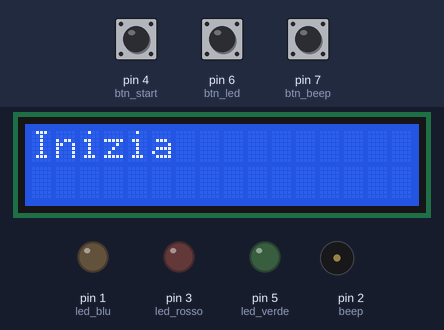
Bench run of a sketch on a simulated Arduino Uno, built with avr-gcc and run on an emulated ATmega328P. Parts: 16×2 character LCD, output pins drawn as LEDs (lit = HIGH), buzzer (waves = sounding, pin HIGH). Inputs (shaded band) come from the test bench; at power-on: pin 4 (btn_start) LOW, pin 6 (btn_led) LOW, pin 7 (btn_beep) LOW. Random numbers use the default seed unless the sketch sets one.

Above: at 1.2 s.
1.3 s: pin 4 (btn_start) pulled HIGH for 0.15 s
At 2.0 s:
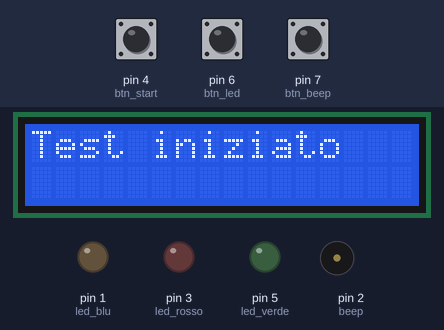
At 3.6 s:
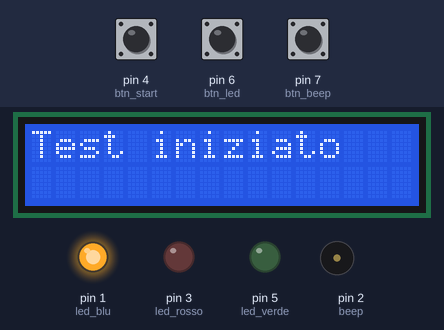
4.4 s: pin 6 (btn_led) pulled HIGH for 0.15 s
At 5.5 s:
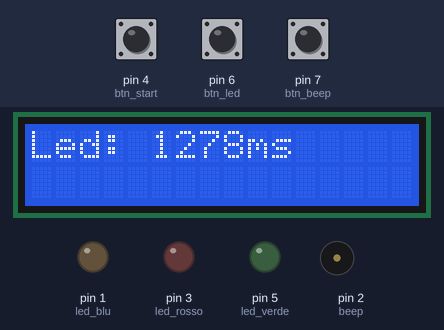
Timing chart, 0 to 10.2 s (numbered marks = the images above; inputs shaded):
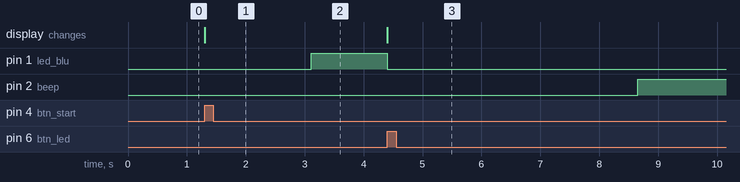

Measured:
- after the input at 1.3 s, pin 1 (led_blu): LOW → HIGH after 1.8 s; the display: changes at once (image 1)
- after the input at 4.4 s, pin 1 (led_blu): HIGH → LOW at once; pin 2 (beep): LOW → HIGH after 4.3 s; the display: changes at once (image 3)

The sketch:

OgnibenMichele_A_TestReazione.ino
```cpp
            //  richiamazione della libreria per utilizzare lo schermo lcd
#include <LiquidCrystal.h>;
LiquidCrystal lcd(8, 9, 10, 11, 12, 13);

            //  variabili di input
int btn_start;              //  pin del bottone utilizzato per l'inizio del test
int btn_led;                //  pin del bottone utilizzato per spegnere il led
int btn_beep;               //  pin del bottone utilizzato per spegnere il buzzer

            //  variabili di output
int beep;                   //  pin del buzzer che si accende durante il test di reazione uditivo
int led_blu;                //  pin del led che si accende durante il test di reazione visivo
int led_rosso;              //  pin del led rosso del led rgb (si accende se il test non è valido o è fallito)
int led_verde;              //  pin del led verde del led rgb (si accende se il test viene superato)

            //  variabili numeriche
int ris1;                   //  risultato del primo test di reazione (visivo)
int ris2;                   //  risultato del secondo test di reazione (uditivo)
int tempo_max;              //  tempo entro il quale l'utente deve completare il test
int led;                    //  variabile che indica se il led rgb si dovrà accendere rosso o verde in base al risultato dei due test


int conteggioTempo(int pin, int button, int linea, String test){
    delay(random(1000, 5000));                    //  aspetto il tempo random ed accendo il led / buzzer
    digitalWrite(pin, HIGH);
    int ris = 0;
    while (digitalRead(button) == LOW){           //  while che calcola il tempo di reazione aumentando di 1 ogni millisecondo
      ris++;
      delay(1);
    }
    lcd.setCursor(0, linea);
    lcd.print(test + String(ris) + "ms       ");
    digitalWrite(pin, LOW);                       //  stampo il risultato e spengo il led / buzzer
    if (ris <= tempo_max){led = led_verde;}
    else{led = led_rosso;}
    return ris;
}


void setup() {      //  inizializzazione dello schermo lcd di dimensioni 16x2
  lcd.begin(16, 2);
                    //  pin
  led_blu    = 1;
  beep       = 2;
  led_rosso  = 3;   //  porta PWM per l'effetto dissolvenza
  btn_start  = 4;
  led_verde  = 5;   //  porta PWM per l'effetto dissolvenza
  btn_led    = 6;
  btn_beep   = 7;
                    //  variabili
  tempo_max  = 500;

  pinMode(btn_start,  INPUT);
  pinMode(btn_led,    INPUT);
  pinMode(btn_beep,   INPUT);

  pinMode(led_blu,    OUTPUT);
  pinMode(led_rosso,  OUTPUT);
  pinMode(led_verde,  OUTPUT);
  pinMode(beep,       OUTPUT);
}


void loop() {
  lcd.clear();
  lcd.print("Inizia");
  delay(300);
  while (digitalRead(btn_start) == LOW) {};       //  non inizierà nulla fino a che non verrà premuto il bottone
  lcd.clear();
  lcd.print("Test iniziato");
  led = led_rosso;
                                                  //  metodo per il calcolo del tempo di reazione al led
  ris1 = conteggioTempo(led_blu, btn_led,  0, "Led: ");

  if (ris1 < 100){                                //  se il risultato del primo test è minore di 100 l'utente ha "barato" e il test viene annullato
    lcd.clear();
    lcd.print("Test non valido");
  }else{                                          //  metodo per il calcolo del tempo di reazione al buzzer
    ris2 = conteggioTempo(beep, btn_beep, 1, "Suono: ");
    if (ris2 < 100){                              //  se il risultato del secondo test è minore di 100 l'utente ha "barato" e il test viene annullato
      lcd.clear();
      lcd.print("Test non valido");
    }
  }

  while(digitalRead(btn_start) == LOW){           //  ciclo per l'effetto dissolvenza del led
    for (int i = 0; i <= 255; i++){
      if (digitalRead(btn_start) == HIGH){ break; }
      analogWrite(led, i);
      delay(6);
    }
    for (int i = 255; i >= 0; i--){
      if (digitalRead(btn_start) == HIGH){ break; }
      analogWrite(led, i);
      delay(6);
    }
  }
                                                  //  il bottone deve essere premuto per cancellare tutto
  while (digitalRead(btn_start) == LOW) {};
  digitalWrite(led, LOW);
}
```
